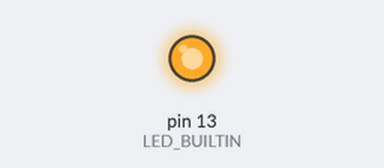
Bench run of a sketch on a simulated Arduino Uno, built with avr-gcc and run on an emulated ATmega328P. On the bench: output pins drawn as LEDs (lit = HIGH).

Above: at 0.15 s.
Timing chart, 0 to 40.0 s (numbered marks = the images above):
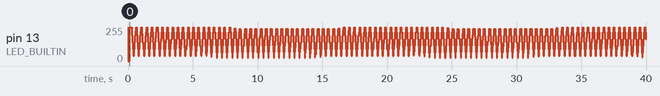

The sketch:

dimmer.ino
```cpp
void setup() {
  // put your setup code here, to run once:
  pinMode(LED_BUILTIN, OUTPUT);
}

void dimmer(int freq, int duty) {
  int period, onTime, offTime;
  period = 1000/freq;
  onTime = period * duty /100;
  offTime = period - onTime;
  digitalWrite(LED_BUILTIN, HIGH);
  delay(onTime);
  digitalWrite(LED_BUILTIN, LOW);
  delay(offTime);
}

void loop() {
  for(int i = 10; i <= 100; i+=10) {
    dimmer(50, i);
  }
  for(int i = 100; i >= 10; i-=10) {
    dimmer(50, i);
  }
}
```
